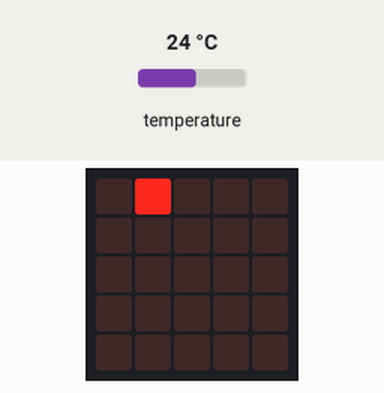
Bench run of a program on a simulated BBC micro:bit (MakeCode). Parts: the board's 5×5 LED display. The test bench sets the inputs (shaded band); at power-on: temperature 24 °C.

Above: at 1.2 s.
1.3 s: temperature set to 12 °C
At 2.2 s:
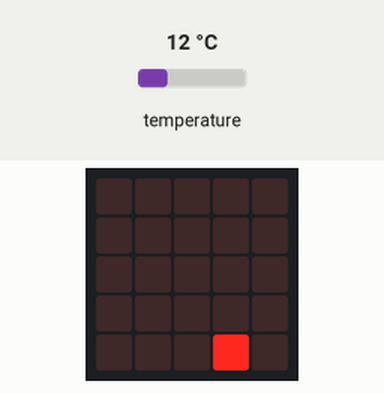
2.8 s: temperature set to 19 °C
At 3.2 s:
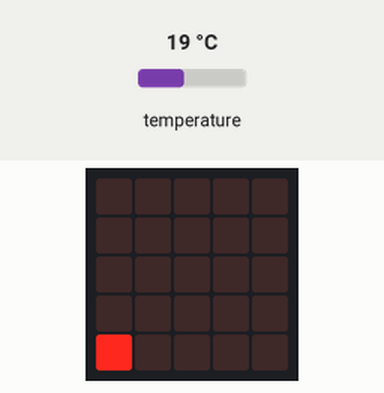
4.3 s: temperature set to 28 °C
At 5.5 s:
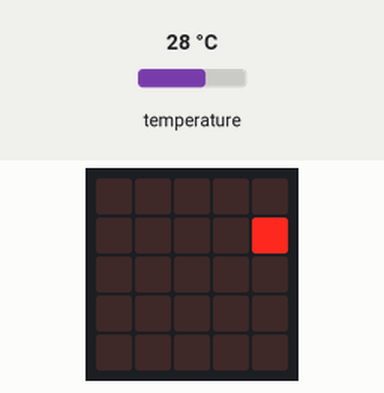
5.8 s: temperature set to 33 °C
At 6.6 s:
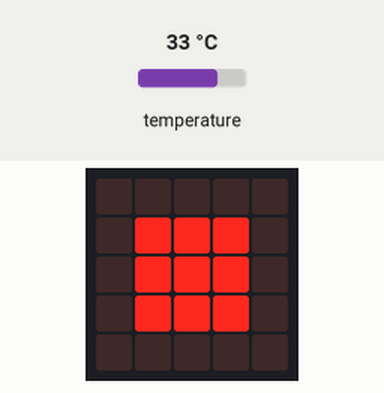
7.3 s: temperature set to 20 °C
At 8.0 s:
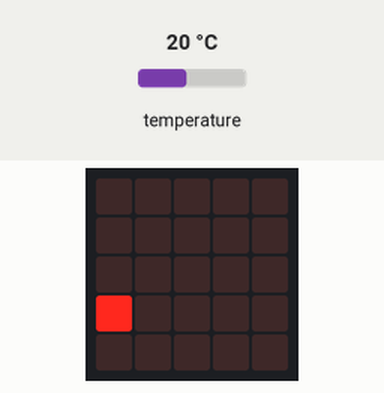
8.8 s: temperature set to 22 °C
At 9.1 s:
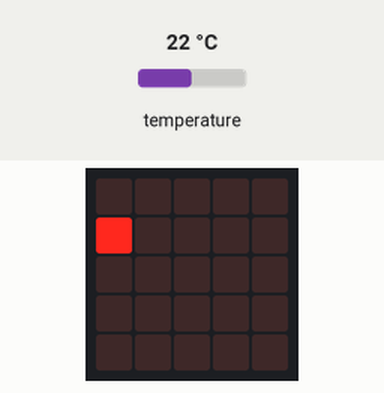
Timing chart, 0 to 11.3 s (numbered marks = the images above; inputs shaded):
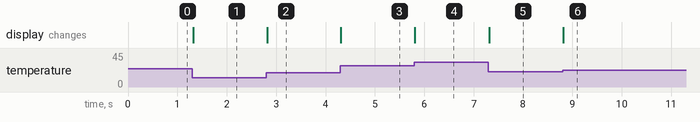

Measured:
- after the input at 1.3 s, the display: changes at once (image 1)
- after the input at 2.8 s, the display: changes at once (image 2)
- after the input at 4.3 s, the display: changes at once (image 3)
- after the input at 5.8 s, the display: changes at once (image 4)
- after the input at 7.3 s, the display: changes at once (image 5)
- after the input at 8.8 s, the display: changes at once (image 6)

The program:

main.ts
```typescript
let temperatur = 0
basic.forever(function () {
    basic.clearScreen()
    temperatur = input.temperature()
    if (temperatur <= 16) {
        led.plot(3, 4)
    } else if (temperatur <= 17) {
        led.plot(2, 4)
    } else if (temperatur <= 18) {
        led.plot(1, 4)
    } else if (temperatur <= 19) {
        led.plot(0, 4)
    } else if (temperatur <= 20) {
        led.plot(0, 3)
    } else if (temperatur <= 21) {
        led.plot(0, 2)
    } else if (temperatur <= 22) {
        led.plot(0, 1)
    } else if (temperatur <= 23) {
        led.plot(0, 0)
    } else if (temperatur <= 24) {
        led.plot(1, 0)
    } else if (temperatur <= 25) {
        led.plot(2, 0)
    } else if (temperatur <= 26) {
        led.plot(3, 0)
    } else if (temperatur <= 27) {
        led.plot(4, 0)
    } else if (temperatur <= 28) {
        led.plot(4, 1)
    } else if (temperatur <= 29) {
        led.plot(4, 2)
    } else if (temperatur <= 30) {
        led.plot(4, 3)
    } else if (temperatur <= 31) {
        led.plot(4, 4)
    } else {
        led.plot(1, 1)
        led.plot(1, 2)
        led.plot(1, 3)
        led.plot(2, 1)
        led.plot(2, 2)
        led.plot(2, 3)
        led.plot(3, 1)
        led.plot(3, 2)
        led.plot(3, 3)
    }
})
```

test.ts
```typescript
// test ender her, dette bliver ikke kompileret, når denne pakke bruges som en udvidelse.
```
